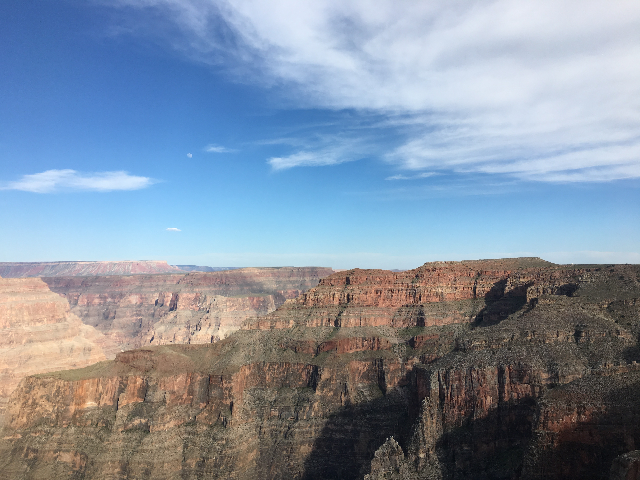
#> input picture Numpy_OpenCV/solutions/canyon.png, 640 x 480 px
$ python e1.py
#> lines starting #> are read from the running program, lines starting #| are printed output that depends on the picture
import cv2
import numpy as np

img = cv2.cvtColor(cv2.imread('canyon.png'), cv2.COLOR_BGR2RGB)
red = img[:,:,0:1]
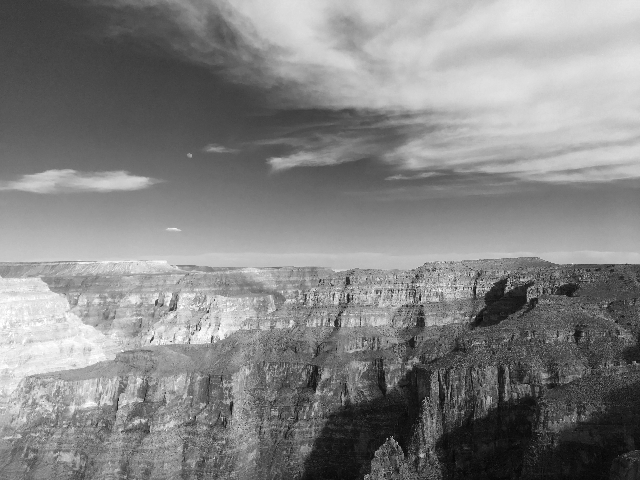
#> red: shape (480, 640, 1); min 4, max 255, mean 131.6
green = img[:,:,1:2]
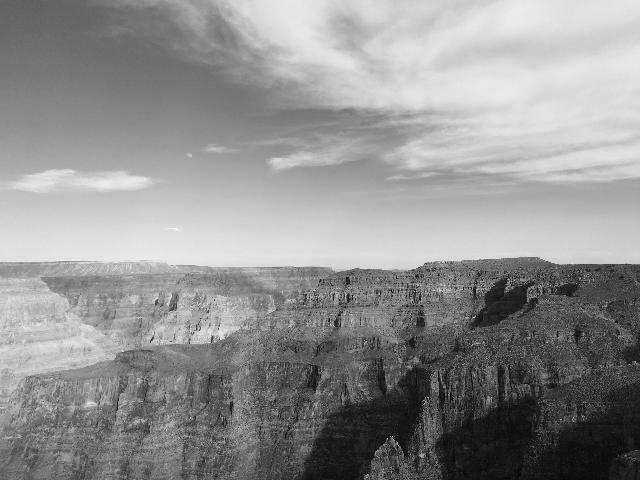
#> green: shape (480, 640, 1); min 0, max 254, mean 145
blue = img[:,:,2:3]
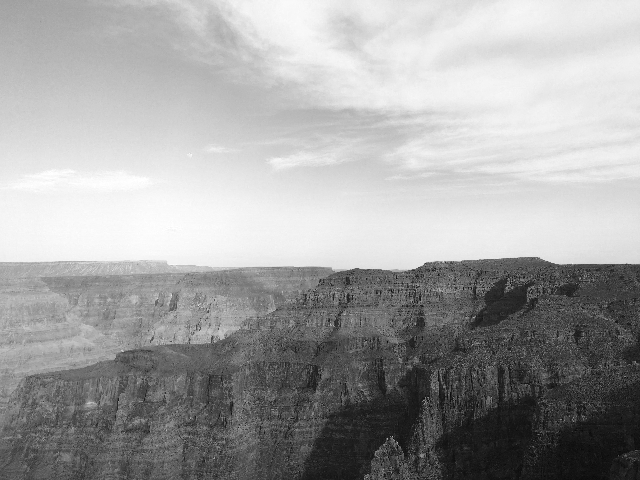
#> blue: shape (480, 640, 1); min 0, max 255, mean 161.8
zeros = np.zeros_like(red, np.float32)
red = np.concatenate([red, zeros, zeros], axis=-1)
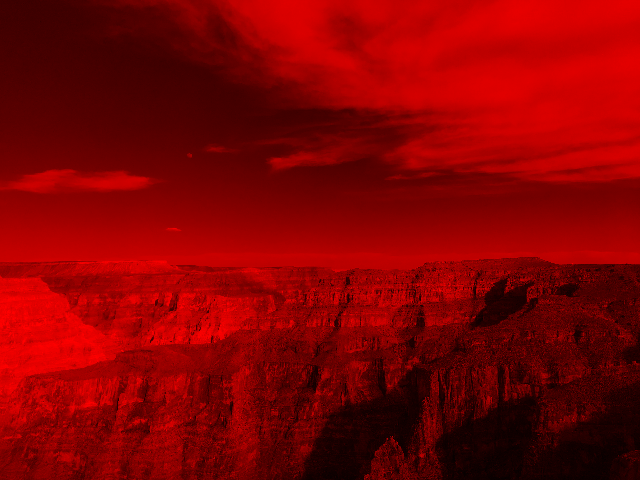
#> red: shape (480, 640, 3) float32; mean R, G, B 131.6, 0, 0
green = np.concatenate([zeros, green, zeros], axis=-1)
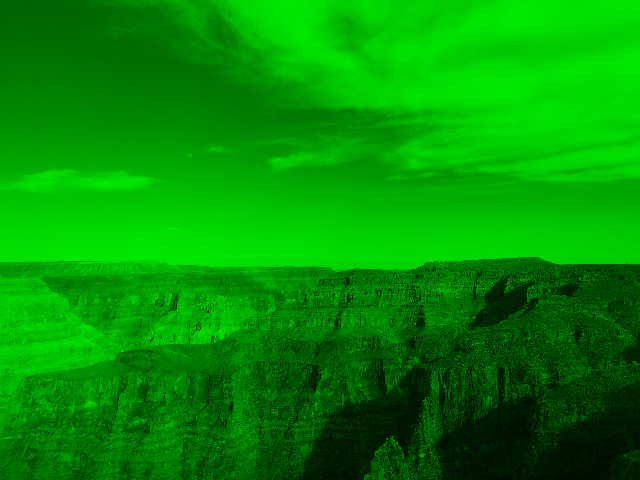
#> green: shape (480, 640, 3) float32; mean R, G, B 0, 145, 0
blue = np.concatenate([zeros, zeros, blue], axis=-1)
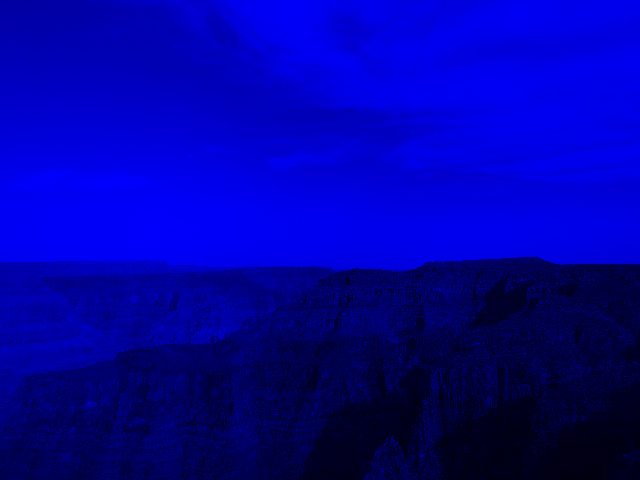
#> blue: shape (480, 640, 3) float32; mean R, G, B 0, 0, 161.8
red = cv2.cvtColor(red, cv2.COLOR_RGB2BGR)
green = cv2.cvtColor(green, cv2.COLOR_RGB2BGR)
blue = cv2.cvtColor(blue, cv2.COLOR_RGB2BGR)
cv2.imwrite('red.png', red)
cv2.imwrite('green.png', green)
cv2.imwrite('blue.png', blue)
assert np.array_equal(blue + red + green, cv2.cvtColor(img, cv2.COLOR_RGB2BGR))
